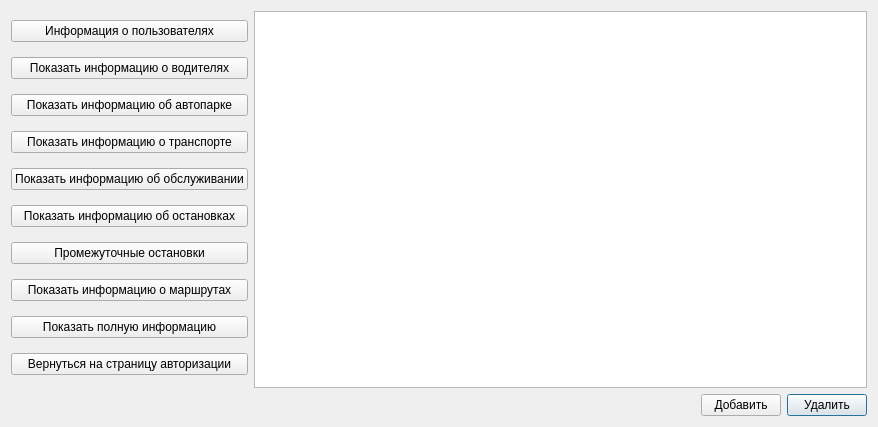
<?xml version="1.0" encoding="UTF-8"?>
<ui version="4.0">
 <class>database_interface_for_admin</class>
 <widget class="QDialog" name="database_interface_for_admin">
  <property name="geometry">
   <rect>
    <x>0</x>
    <y>0</y>
    <width>878</width>
    <height>427</height>
   </rect>
  </property>
  <property name="windowTitle">
   <string>Dialog</string>
  </property>
  <layout class="QGridLayout" name="gridLayout_2">
   <item row="1" column="1">
    <spacer name="horizontalSpacer">
     <property name="orientation">
      <enum>Qt::Orientation::Horizontal</enum>
     </property>
     <property name="sizeHint" stdset="0">
      <size>
       <width>438</width>
       <height>20</height>
      </size>
     </property>
    </spacer>
   </item>
   <item row="0" column="1" colspan="3">
    <widget class="QTableView" name="tableView"/>
   </item>
   <item row="1" column="3">
    <widget class="QPushButton" name="pushButton_delete_row">
     <property name="text">
      <string>Удалить</string>
     </property>
    </widget>
   </item>
   <item row="1" column="2">
    <widget class="QPushButton" name="pushButton_add_row">
     <property name="text">
      <string>Добавить</string>
     </property>
    </widget>
   </item>
   <item row="0" column="0">
    <layout class="QVBoxLayout" name="verticalLayout">
     <item>
      <widget class="QPushButton" name="pushButton_authorization">
       <property name="text">
        <string>Информация о пользователях</string>
       </property>
      </widget>
     </item>
     <item>
      <widget class="QPushButton" name="pushButton_show_drivers_info">
       <property name="font">
        <font>
         <italic>false</italic>
         <bold>false</bold>
        </font>
       </property>
       <property name="text">
        <string>Показать информацию о водителях</string>
       </property>
      </widget>
     </item>
     <item>
      <widget class="QPushButton" name="pushButton_show_auto_park_info">
       <property name="font">
        <font>
         <italic>false</italic>
         <bold>false</bold>
        </font>
       </property>
       <property name="text">
        <string>Показать информацию об автопарке</string>
       </property>
      </widget>
     </item>
     <item>
      <widget class="QPushButton" name="pushButton_show_auto_info">
       <property name="font">
        <font>
         <italic>false</italic>
         <bold>false</bold>
        </font>
       </property>
       <property name="text">
        <string>Показать информацию о транспорте</string>
       </property>
      </widget>
     </item>
     <item>
      <widget class="QPushButton" name="pushButton_show_service_info">
       <property name="font">
        <font>
         <italic>false</italic>
         <bold>false</bold>
        </font>
       </property>
       <property name="text">
        <string>Показать информацию об обслуживании</string>
       </property>
      </widget>
     </item>
     <item>
      <widget class="QPushButton" name="pushButton_show_station_info">
       <property name="font">
        <font>
         <italic>false</italic>
         <bold>false</bold>
        </font>
       </property>
       <property name="text">
        <string>Показать информацию об остановках</string>
       </property>
      </widget>
     </item>
     <item>
      <widget class="QPushButton" name="pushButton_show_intermediate_stations_info">
       <property name="font">
        <font>
         <italic>false</italic>
         <bold>false</bold>
        </font>
       </property>
       <property name="text">
        <string>Промежуточные остановки</string>
       </property>
      </widget>
     </item>
     <item>
      <widget class="QPushButton" name="pushButton_show_ways_info">
       <property name="font">
        <font>
         <italic>false</italic>
         <bold>false</bold>
        </font>
       </property>
       <property name="text">
        <string>Показать информацию о маршрутах</string>
       </property>
      </widget>
     </item>
     <item>
      <widget class="QPushButton" name="pushButton_show_all_info">
       <property name="text">
        <string>Показать полную информацию</string>
       </property>
      </widget>
     </item>
     <item>
      <widget class="QPushButton" name="pushButton_back_authorization">
       <property name="font">
        <font>
         <italic>false</italic>
         <bold>false</bold>
        </font>
       </property>
       <property name="text">
        <string>Вернуться на страницу авторизации</string>
       </property>
       <property name="default">
        <bool>false</bool>
       </property>
       <property name="flat">
        <bool>false</bool>
       </property>
      </widget>
     </item>
    </layout>
   </item>
  </layout>
 </widget>
 <resources/>
 <connections/>
</ui>
